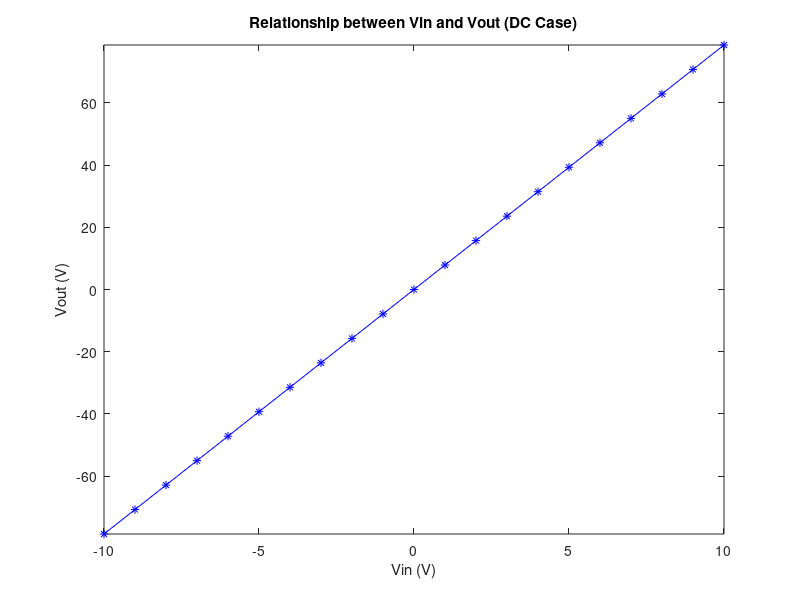
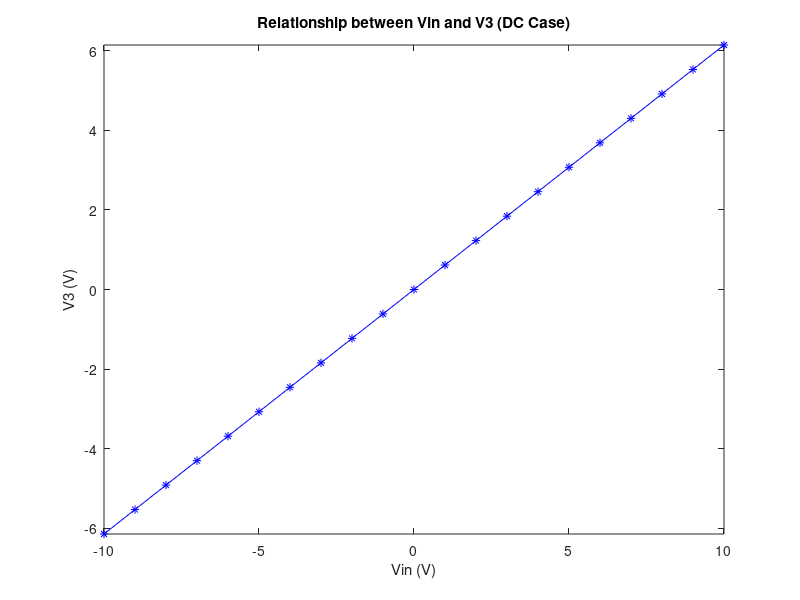
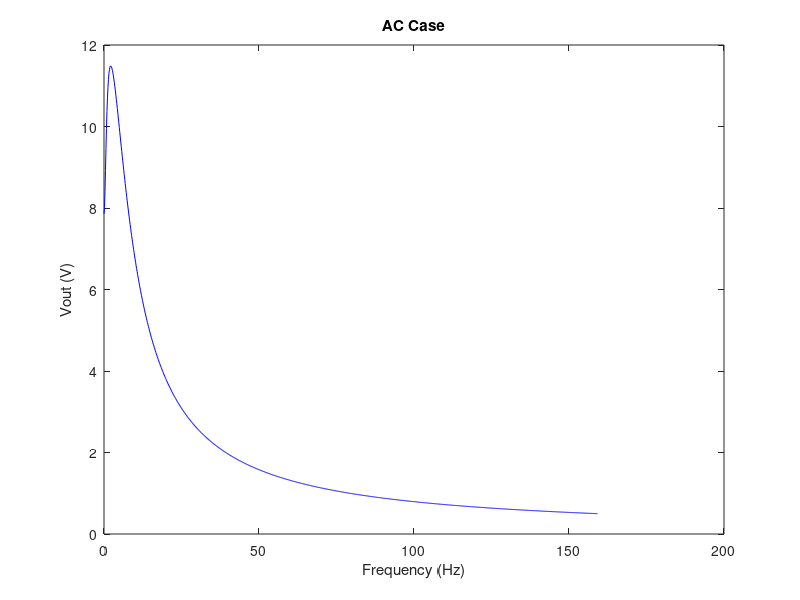
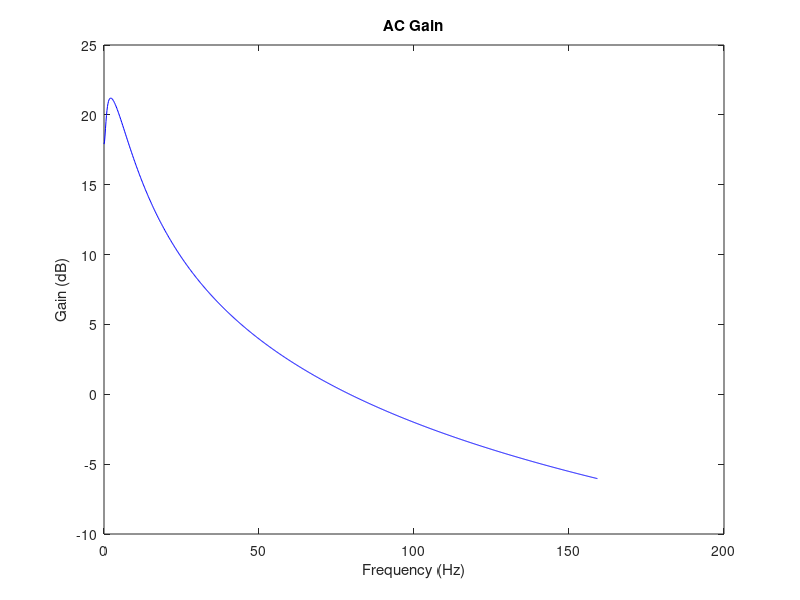

MATLAB code for these plots, in order: (Note: this script raises an error after producing the figures.)
R1 = 1;
cap = 0.25;
R2 = 2;
L = 0.2;
R3 = 7.8091; %From findR3Faster.m
alpha = 100;
R4 = 0.1;
R0 = 1000;

%{ 
Unknowns:

V1
V2
V3
V4
V0
IL

%}

G = [1 0 0 0 0 0;
    1/R1 ((-1/R1)-(1/R2)) 0 0 0 -1;
    0 0 -1/R3 0 0 1;
    0 0 -alpha/R3 1 0 0;
    0 0 (-alpha*R0)/R3 0 (1+R0) 0;
    0 -1 1 0 0 0];

C = [0 0 0 0 0 0;
    cap -cap 0 0 0 0;
    0 0 0 0 0 0;
    0 0 0 0 0 0;
    0 0 0 0 0 0;
    0 0 0 0 0 L];

%a) DC Case
counter = 1;
vout = zeros(21,1);
v3 = zeros(21,1);
for loop = -10:10
    F = [loop 0 0 0 0 0];
    V = G\F';
    vout(counter) = V(5);
    v3(counter) = V(3);
    counter = counter + 1;
end

vin = linspace(-10,10,21);

figure(1)
plot(vin,vout,'-*b')
xlabel('Vin (V)')
ylabel('Vout (V)')
title('Relationship between Vin and Vout (DC Case)')
xlim([-10,10])
ylim([min(vout),max(vout)])

figure(2)
plot(vin,v3,'-*b')
xlabel('Vin (V)')
ylabel('V3 (V)')
title('Relationship between Vin and V3 (DC Case)')
xlim([-10,10])
ylim([min(v3),max(v3)])

%b) AC Case
w = linspace(0,1000,1001);
f = w/(2*pi);
voutAC = zeros(1001,1);
F = [1 0 0 0 0 0];
for loop = 1:1001
acMatrix = G + (1i*w(loop)*C);
V = acMatrix\F';
voutAC(loop) = V(5); 
end

magV = abs(voutAC);

figure(3)
plot(f,magV,'b')
xlabel('Frequency (Hz)')
ylabel('Vout (V)')
title('AC Case')

gain = 20*log10(magV);

figure(4)
plot(f,gain,'b')
xlabel('Frequency (Hz)')
ylabel('Gain (dB)')
title('AC Gain')

%c) Pertubations of C
miu = cap;
std = 0.05;
w = pi;
cVector = linspace(0.01,0.5,50);
cProb = (1/(std*sqrt(2*pi)))*exp(-0.5*(((cVector-miu)./std).^2));
cProb = cProb*10;

start = 1;
probVector = zeros(round(sum(cProb)),1);
for loop = 1:length(cProb)
    prob = round(cProb(loop));
    if(prob==1)
        probVector(start) = cVector(loop);
        start = start + 1;
    elseif(prob>1)
        stop = start + prob - 1;
        probVector(start:stop) = cVector(loop);
        start = stop + 1;
    end
end    

probVector = probVector(randperm(length(probVector)));
clear gain V voutAC magV
gain = zeros(1000,1);

for time = 1:1000
    index = randperm(length(probVector),1);
    newCap = probVector(index);
    
    C = [0 0 0 0 0 0;
    newCap -newCap 0 0 0 0;
    0 0 0 0 0 0;
    0 0 0 0 0 0;
    0 0 0 0 0 0;
    0 0 0 0 0 L];
    
    acMatrix = G + (1i*w*C);
    V = acMatrix\F';
    voutAC = V(5); 
    magV = abs(voutAC);
    gain(time) = 20*log10(magV);
    
    
    figure(5)
    histogram(gain(1:time),50,'FaceColor','b')
    xlabel('Gain (dB)')
    ylabel('Counts')
    title('Histogram of Gain with Pertubations of C')
    
    pause(0.01)
    
end

%Transient
figureCounter = 6;
Gtran = [1 0 0 0 0 0;
    1/R1 ((-1/R1)-(1/R2)) 0 0 0 -1;
    0 0 -1/R3 0 0 1;
    0 0 -alpha/R3 1 0 0;
    0 0 (-alpha*R0)/R3 0 (1+R0) 0;
    0 -1 1 0 0 0];

Ctran = [0 0 0 0 0 0;
    cap -cap 0 0 0 0;
    0 0 0 0 0 0;
    0 0 0 0 0 0;
    0 0 0 0 0 0;
    0 0 0 0 0 L];

acMatrix = Ctran + Gtran;

time = zeros(1001,1);
for i = 2:1001
    time(i) = (i-1)/1000;
end

TDtitle{1} = 'Time Domain Transient Response to Step Function';
TDtitle{2} = 'Time Domain Transient Response to Sine Function';
TDtitle{3} = 'Time Domain Transient Response to Gaussian Function';

FDtitle{1} = 'Frequency Domain Transient Response to Step Function';
FDtitle{2} = 'Frequency Domain Transient Response to Sine Function';
FDtitle{3} = 'Frequency Domain Transient Response to Gaussian Function';

livePlotting = input('Enter 1 for live plotting, 0 for no live plotting: ');

for part = 1:3
    if(part == 1)
        vin = zeros(1001,1);
        vin(61:1001) = 1;
    elseif(part == 2)
        f = 1/0.03;
        vin = sin(2*pi*f*time);
    elseif(part == 3)
        b = 0.06;
        c = 0.03;
        vin = exp((-(time - b).^2)/(2*(c^2)));        
    end

    for loop = 1:1001
        F = [vin(loop) 0 0 0 0 0];
        currentTime = (loop-1);
        if(loop==1)
            Vtran = acMatrix\F';
            lastVtran = Vtran;
            lastVoutTran = abs(Vtran(5));
            saveVout{part}(loop) = abs(Vtran(5));
        elseif(loop==2)
            tempF = F + (Ctran*lastVtran);
            Vtran = acMatrix\tempF';
            saveVout{part}(loop) = abs(Vtran(5));
            voutTran = abs(Vtran(5));
            if(livePlotting==1)
                figure(figureCounter)
                plot([time(loop-1),time(loop)],[vin(loop-1),vin(loop)],'b','DisplayName','Vin')
                hold on
                plot([time(loop-1),time(loop)],[lastVoutTran,voutTran],'g','DisplayName','Vout')
                xlabel('Time (s)')
                ylabel('Voltage (V)')
                title(['Time = ',num2str(currentTime),'ms'])
                figureCounter = figureCounter + 1;
            end
            lastVoutTran = voutTran;
            lastVtran = Vtran;
        else
            tempF = F + (Ctran*lastVtran);
            Vtran = acMatrix\tempF';
            saveVout{part}(loop) = abs(Vtran(5));
            voutTran = abs(Vtran(5));
            if(livePlotting==1)
                figure(figureCounter-1)
                plot([time(loop-1),time(loop)],[vin(loop-1),vin(loop)],'b','DisplayName','Vin')
                plot([time(loop-1),time(loop)],[lastVoutTran,voutTran],'g','DisplayName','Vout')
                title(['Time = ',num2str(round(currentTime)),'ms'])
            end
            lastVoutTran = voutTran;
            lastVtran = Vtran;
        end
        if(livePlotting==1)
            pause(0.001)
        end
    end
    
    if(livePlotting==0)
        figure(figureCounter)
        plot(time,vin,'b','DisplayName','Vin')
        hold on
        plot(time,saveVout{part},'g','DisplayName','Vout')
        title(TDtitle{part})
        xlabel('Time (s)')
        ylabel('Voltage (V)')
        legend
        hold off
        figureCounter = figureCounter + 1;
    end
    
    fs = 1000;
    n = 1000;
    f = (-n/2:n/2-1)*(fs/n);
    fourierIn{part} = fft(vin);
    fourierIn{part} = fftshift(fourierIn{part});
    fourierIn{part} = abs(fourierIn{part});
    fourierOut{part} = fft(saveVout{part});
    fourierOut{part} = fftshift(fourierOut{part});
    fourierOut{part} = abs(fourierOut{part});
    
    figure(figureCounter)
    plot(f,fourierIn{part}(1:end-1),'b','DisplayName','Input')
    hold on
    plot(f,fourierOut{part}(1:end-1),'g','DisplayName','Output')
    set(gca,'FontSize',18)
    title(FDtitle{part})
    xlabel('Frequency (Hz)')
    ylabel('|FFT|')
    legend
    figureCounter = figureCounter + 1;
end